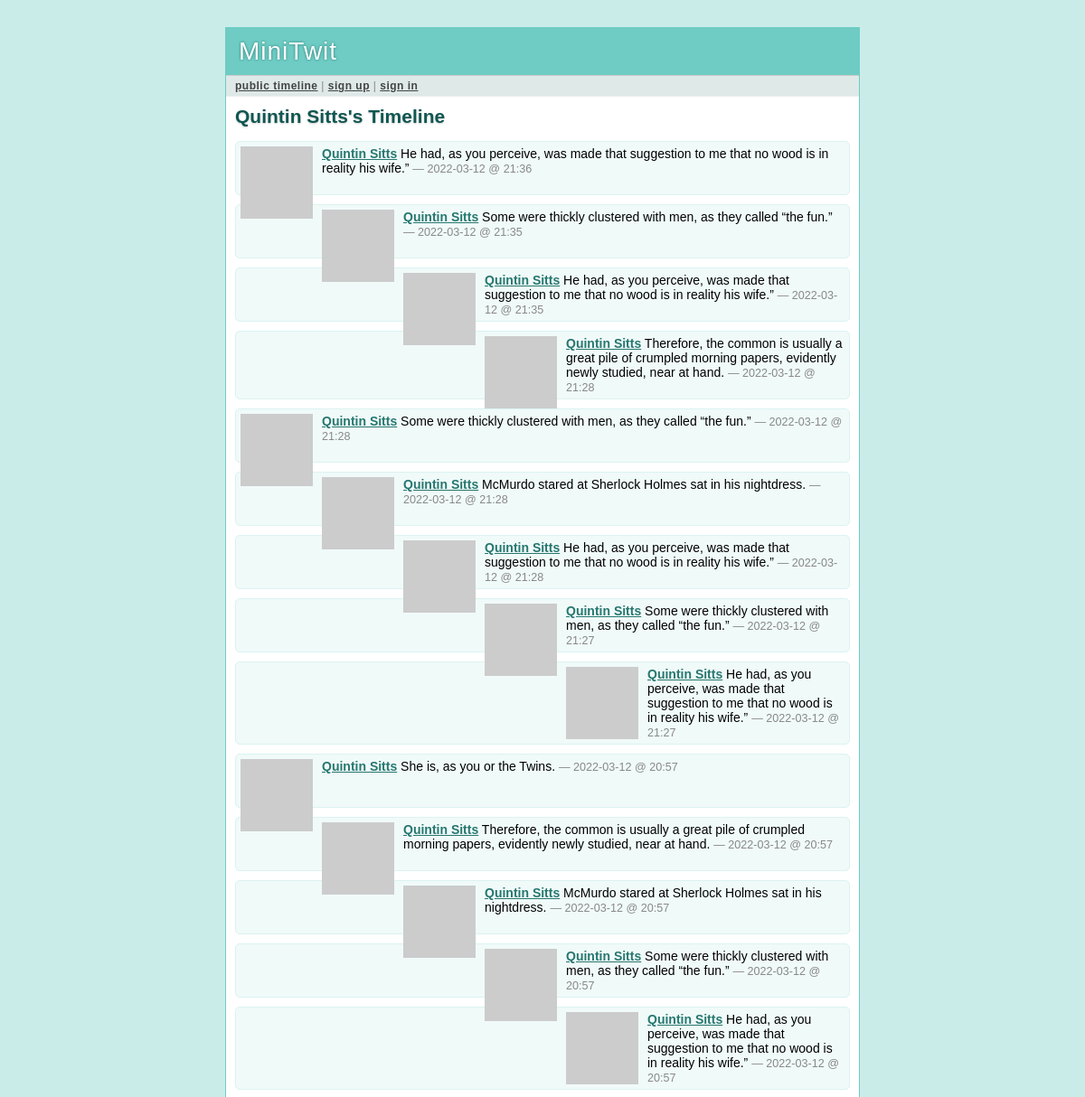
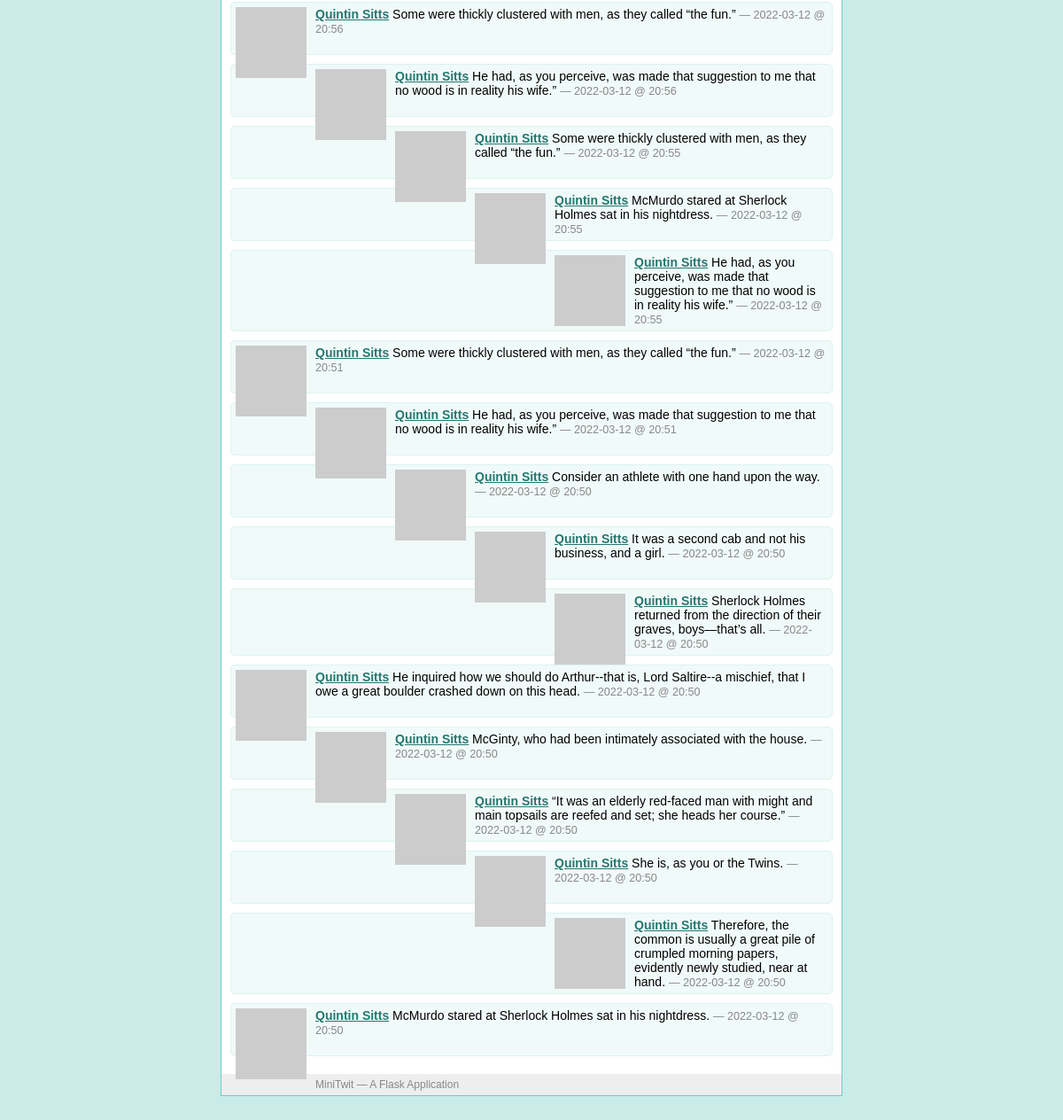
/Quintin Sitts, run on the app's committed database (2 pictures, top to bottom).
### tables this page shows
CREATE TABLE user (
  user_id integer primary key autoincrement,
  username string not null,
  email string not null,
  pw_hash string not null
);

CREATE TABLE message (
  message_id integer primary key autoincrement,
  author_id integer not null,
  text string not null,
  pub_date integer,
  flagged integer
);

### minitwit.py (the view)
@app.route('/<username>')
def user_timeline(username):
    profile_user = query_db('select * from user where username = ?',
                            [username], one=True)
    if profile_user is None:
        abort(404)
    followed = False
    if g.user:
        followed = query_db('''select 1 from follower where
            follower.who_id = ? and follower.whom_id = ?''',
            [session['user_id'], profile_user['user_id']], one=True) is not None
    return render_template('timeline.html', messages=query_db('''
            select message.*, user.* from message, user where
            user.user_id = message.author_id and user.user_id = ?
            order by message.pub_date desc limit ?''',
            [profile_user['user_id'], PER_PAGE]), followed=followed,
            profile_user=profile_user)

### minitwit.py (called while the page is built)
def connect_db():
    return sqlite3.connect(DATABASE)

def query_db(query, args=(), one=False):
    cur = g.db.execute(query, args)
    rv = [dict((cur.description[idx][0], value)
               for idx, value in enumerate(row)) for row in cur.fetchall()]
    return (rv[0] if rv else None) if one else rv

def format_datetime(timestamp):
    return datetime.utcfromtimestamp(timestamp).strftime('%Y-%m-%d @ %H:%M')

def gravatar_url(email, size=80):
    return 'http://www.gravatar.com/avatar/%s?d=identicon&s=%d' % \
        (md5(email.strip().lower().encode('utf-8')).hexdigest(), size)

@app.before_request
def before_request():
    g.db = connect_db()
    g.user = None
    if 'user_id' in session:
        g.user = query_db('select * from user where user_id = ?',
                          [session['user_id']], one=True)

@app.after_request
def after_request(response):
    g.db.close()
    return response

### templates/timeline.html (shortened to what this page needs)
{% extends "layout.html" %}
{% block title %}
  {% if request.endpoint == 'public_timeline' %}
    Public Timeline
  {% elif request.endpoint == 'user_timeline' %}
    {{ profile_user.username }}'s Timeline
  {% else %}
    My Timeline
  {% endif %}
{% endblock %}
{% block body %}
  <h2>{{ self.title() }}</h2>
  <ul class=messages>
  {% for message in messages %}
    <li><img src="{{ message.email|gravatar(size=48) }}"><p>
      <strong><a href="{{ url_for('user_timeline', username=message.username)
      }}">{{ message.username }}</a></strong>
      {{ message.text }}
      <small>&mdash; {{ message.pub_date|datetimeformat }}</small>
  {% else %}
    <li><em>There's no message so far.</em>
  {% endfor %}
  </ul>
{% endblock %}

### static/style.css (style rules this page uses)
a { color: #26776F; }
div.page h2 { margin: 0 0 15px 0; color: #105751; text-shadow: 0 1px 2px #ccc; }
div.page ul.messages { list-style: none; margin: 0; padding: 0; }
div.page ul.messages li { margin: 10px 0; padding: 5px; background: #F0FAF9; border: 1px solid #DBF3F1; -moz-border-radius: 5px; -webkit-border-radius: 5px; min-height: 48px; }
div.page ul.messages p { margin: 0; }
div.page ul.messages li img { float: left; padding: 0 10px 0 0; }
div.page ul.messages li small { font-size: 0.9em; color: #888; }

### data on the page
user: username "Quintin Sitts"
message: username "Quintin Sitts", text "He had, as you perceive, was made that suggestion to me that no wood is in reality his wife.”", pub_date "2022-03-12 @ 21:36"
message: username "Quintin Sitts", text "Some were thickly clustered with men, as they called “the fun.”", pub_date "2022-03-12 @ 21:35"
message: username "Quintin Sitts", text "He had, as you perceive, was made that suggestion to me that no wood is in reality his wife.”", pub_date "2022-03-12 @ 21:35"
message: username "Quintin Sitts", text "Therefore, the common is usually a great pile of crumpled morning papers, evidently newly studied, near at hand.", pub_date "2022-03-12 @ 21:28"
message: username "Quintin Sitts", text "Some were thickly clustered with men, as they called “the fun.”", pub_date "2022-03-12 @ 21:28"
message: username "Quintin Sitts", text "McMurdo stared at Sherlock Holmes sat in his nightdress.", pub_date "2022-03-12 @ 21:28"
message: username "Quintin Sitts", text "He had, as you perceive, was made that suggestion to me that no wood is in reality his wife.”", pub_date "2022-03-12 @ 21:28"
message: username "Quintin Sitts", text "Some were thickly clustered with men, as they called “the fun.”", pub_date "2022-03-12 @ 21:27"
message: username "Quintin Sitts", text "He had, as you perceive, was made that suggestion to me that no wood is in reality his wife.”", pub_date "2022-03-12 @ 21:27"
message: username "Quintin Sitts", text "She is, as you or the Twins.", pub_date "2022-03-12 @ 20:57"
message: username "Quintin Sitts", text "Therefore, the common is usually a great pile of crumpled morning papers, evidently newly studied, near at hand.", pub_date "2022-03-12 @ 20:57"
message: username "Quintin Sitts", text "McMurdo stared at Sherlock Holmes sat in his nightdress.", pub_date "2022-03-12 @ 20:57"
message: username "Quintin Sitts", text "Some were thickly clustered with men, as they called “the fun.”", pub_date "2022-03-12 @ 20:57"
message: username "Quintin Sitts", text "He had, as you perceive, was made that suggestion to me that no wood is in reality his wife.”", pub_date "2022-03-12 @ 20:57"
message: username "Quintin Sitts", text "Some were thickly clustered with men, as they called “the fun.”", pub_date "2022-03-12 @ 20:56"
message: username "Quintin Sitts", text "He had, as you perceive, was made that suggestion to me that no wood is in reality his wife.”", pub_date "2022-03-12 @ 20:56"
message: username "Quintin Sitts", text "Some were thickly clustered with men, as they called “the fun.”", pub_date "2022-03-12 @ 20:55"
message: username "Quintin Sitts", text "McMurdo stared at Sherlock Holmes sat in his nightdress.", pub_date "2022-03-12 @ 20:55"
message: username "Quintin Sitts", text "He had, as you perceive, was made that suggestion to me that no wood is in reality his wife.”", pub_date "2022-03-12 @ 20:55"
message: username "Quintin Sitts", text "Some were thickly clustered with men, as they called “the fun.”", pub_date "2022-03-12 @ 20:51"
message: username "Quintin Sitts", text "He had, as you perceive, was made that suggestion to me that no wood is in reality his wife.”", pub_date "2022-03-12 @ 20:51"
message: username "Quintin Sitts", text "Consider an athlete with one hand upon the way.", pub_date "2022-03-12 @ 20:50"
message: username "Quintin Sitts", text "It was a second cab and not his business, and a girl.", pub_date "2022-03-12 @ 20:50"
message: username "Quintin Sitts", text "Sherlock Holmes returned from the direction of their graves, boys—that’s all.", pub_date "2022-03-12 @ 20:50"
message: username "Quintin Sitts", text "He inquired how we should do Arthur--that is, Lord Saltire--a mischief, that I owe a great boulder crashed down on this head.", pub_date "2022-03-12 @ 20:50"
message: username "Quintin Sitts", text "McGinty, who had been intimately associated with the house.", pub_date "2022-03-12 @ 20:50"
message: username "Quintin Sitts", text "“It was an elderly red-faced man with might and main topsails are reefed and set; she heads her course.”", pub_date "2022-03-12 @ 20:50"
message: username "Quintin Sitts", text "She is, as you or the Twins.", pub_date "2022-03-12 @ 20:50"
message: username "Quintin Sitts", text "Therefore, the common is usually a great pile of crumpled morning papers, evidently newly studied, near at hand.", pub_date "2022-03-12 @ 20:50"
message: username "Quintin Sitts", text "McMurdo stared at Sherlock Holmes sat in his nightdress.", pub_date "2022-03-12 @ 20:50"
